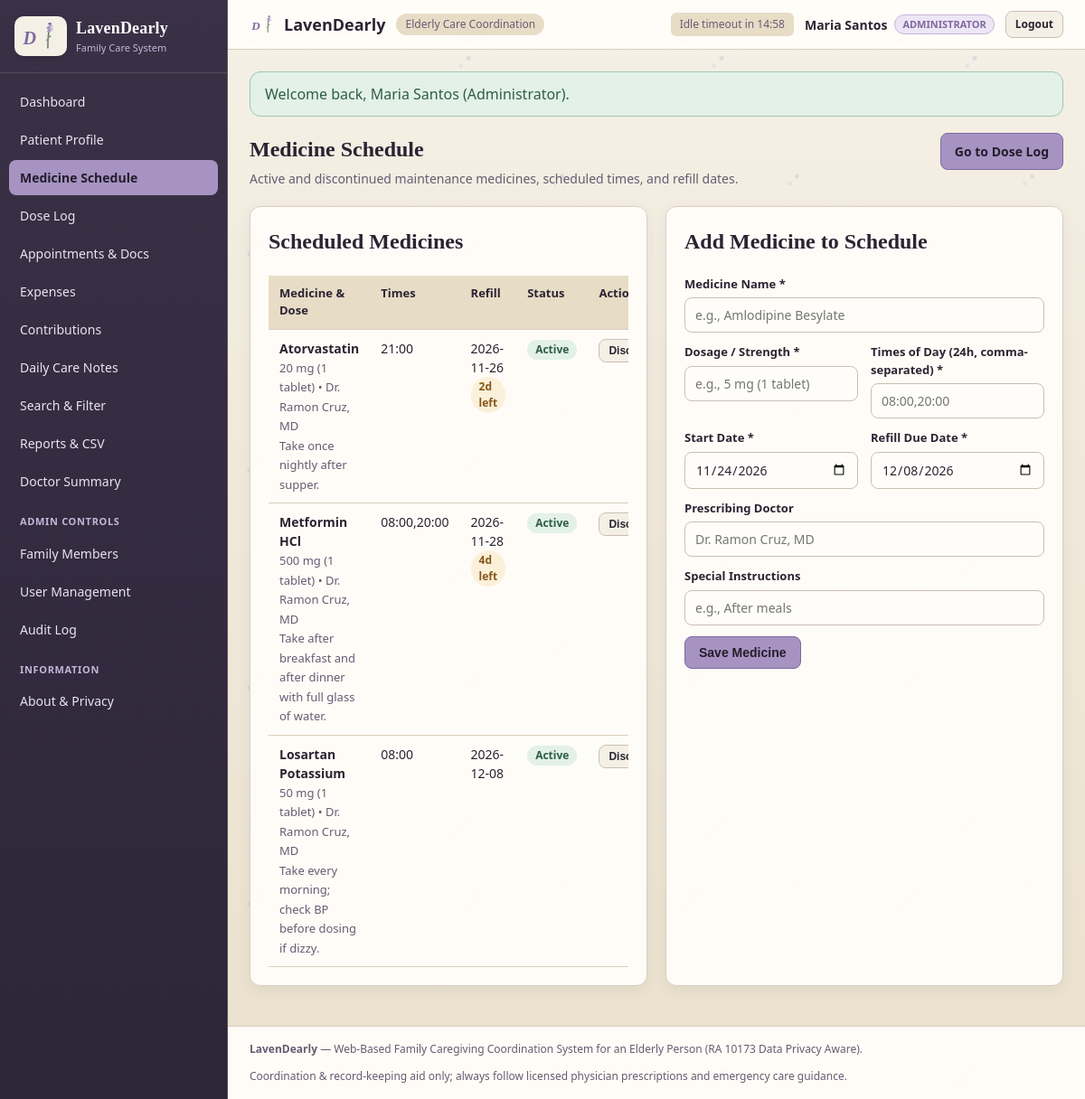
The page /medicines.php (signed in) on the database its author committed.
### tables this page shows
CREATE TABLE IF NOT EXISTS users (
  id INT AUTO_INCREMENT PRIMARY KEY,
  full_name VARCHAR(120) NOT NULL,
  email VARCHAR(140) NOT NULL UNIQUE,
  password_hash VARCHAR(255) NOT NULL,
  relationship_label VARCHAR(80) NOT NULL,
  role ENUM('administrator', 'caregiver', 'contributor') NOT NULL DEFAULT 'contributor',
  agreed_share_pct DECIMAL(5,2) NOT NULL DEFAULT 0.00,
  is_active TINYINT(1) NOT NULL DEFAULT 1,
  last_login_at DATETIME NULL,
  created_at TIMESTAMP DEFAULT CURRENT_TIMESTAMP
);

CREATE TABLE IF NOT EXISTS medicines (
  id INT AUTO_INCREMENT PRIMARY KEY,
  patient_id INT NOT NULL DEFAULT 1,
  name VARCHAR(140) NOT NULL,
  dosage VARCHAR(80) NOT NULL,
  schedule_times VARCHAR(160) NOT NULL COMMENT 'Comma-separated 24h times, e.g. 08:00,20:00',
  instructions VARCHAR(255) DEFAULT '',
  prescribing_doctor VARCHAR(140) DEFAULT '',
  start_date DATE NOT NULL,
  refill_date DATE NOT NULL,
  status ENUM('active', 'discontinued') NOT NULL DEFAULT 'active',
  created_at TIMESTAMP DEFAULT CURRENT_TIMESTAMP,
  FOREIGN KEY (patient_id) REFERENCES patients(id) ON DELETE CASCADE
);

### includes/auth.php (called while the page is built, shortened)
<?php
function e(?string $value): string {
    return htmlspecialchars((string)($value ?? ''), ENT_QUOTES | ENT_SUBSTITUTE, 'UTF-8');
}
function require_login(): array {
    $pdo = get_db();
    $stmt = $pdo->prepare('SELECT id, full_name, email, relationship_label, role, agreed_share_pct, is_active, last_login_at FROM users WHERE id = :id LIMIT 1');
    $stmt->execute([':id' => (int)$_SESSION['user_id']]);
    $user = $stmt->fetch();
    return $user;
}
function take_flash(): ?array {
    $f = $_SESSION['flash'];
    return $f;
}

### medicines.php (the view, shortened to what this page needs)
<?php
require_once __DIR__ . '/includes/auth.php';
$currentUser = require_login();
$pdo = get_db();
$canManage = in_array($currentUser['role'], ['administrator', 'caregiver'], true);
$medicines = $pdo->query('SELECT *, DATEDIFF(refill_date, CURDATE()) AS days_to_refill FROM medicines ORDER BY status ASC, refill_date ASC')->fetchAll();
$activePage = 'medicines.php';
include __DIR__ . '/includes/header.php';
?>
<div class="page-header">
  <div>
    <h1>Medicine Schedule</h1>
    <p>Active and discontinued maintenance medicines, scheduled times, and refill dates.</p>
  </div>
  <a href="doselog.php" class="btn btn-primary">Go to Dose Log</a>
</div>
<div class="grid-2">
  <div class="card">
    <h2>Scheduled Medicines</h2>
    <div class="table-wrap">
      <table>
        <thead>
          <tr><th>Medicine &amp; Dose</th><th>Times</th><th>Refill</th><th>Status</th><?php if ($canManage): ?><th>Action</th><?php endif; ?></tr>
        </thead>
        <tbody>
          <?php foreach ($medicines as $m): ?>
            <tr>
              <td>
                <strong><?= e($m['name']) ?></strong><br>
                <span class="kpi-sub"><?= e($m['dosage']) ?> • <?= e($m['prescribing_doctor']) ?></span><br>
                <span class="kpi-sub"><?= e($m['instructions']) ?></span>
              </td>
              <td><?= e($m['schedule_times']) ?></td>
              <td>
                <?= e($m['refill_date']) ?><br>
                <?php if ($m['status'] === 'active' && (int)$m['days_to_refill'] <= 7): ?>
                  <span class="badge badge-due"><?= (int)$m['days_to_refill'] ?>d left</span>
                <?php endif; ?>
              </td>
              <td><span class="badge badge-<?= e($m['status']) ?>"><?= e(ucfirst($m['status'])) ?></span></td>
              <?php if ($canManage): ?>
                <td>
                  <form method="post" action="medicines.php" style="display:inline;">
                    <button type="submit" class="btn btn-sm btn-outline">
                      <?= $m['status'] === 'active' ? 'Discontinue' : 'Reactivate' ?>
                    </button>
                  </form>
                </td>
              <?php endif; ?>
            </tr>
          <?php endforeach; ?>
        </tbody>
      </table>
    </div>
  </div>
  <div class="card">
    <h2>Add Medicine to Schedule</h2>
    <?php if (!$canManage): ?>
      <div class="flash flash-warning">Contributors have view-only access to the Medicine Schedule.</div>
    <?php else: ?>
      <form method="post" action="medicines.php">
        <div class="form-group">
          <label for="name">Medicine Name *</label>
          <input type="text" id="name" name="name" required placeholder="e.g., Amlodipine Besylate">
        </div>
        <div class="form-grid">
          <div class="form-group">
            <label for="dosage">Dosage / Strength *</label>
            <input type="text" id="dosage" name="dosage" required placeholder="e.g., 5 mg (1 tablet)">
          </div>
          <div class="form-group">
            <label for="schedule_times">Times of Day (24h, comma-separated) *</label>
            <input type="text" id="schedule_times" name="schedule_times" required placeholder="08:00,20:00">
          </div>
        </div>
        <div class="form-grid">
          <div class="form-group">
            <label for="start_date">Start Date *</label>
            <input type="date" id="start_date" name="start_date" required value="<?= date('Y-m-d') ?>">
          </div>
          <div class="form-group">
            <label for="refill_date">Refill Due Date *</label>
            <input type="date" id="refill_date" name="refill_date" required value="<?= date('Y-m-d', strtotime('+14 days')) ?>">
          </div>
        </div>
        <div class="form-group">
          <label for="prescribing_doctor">Prescribing Doctor</label>
          <input type="text" id="prescribing_doctor" name="prescribing_doctor" placeholder="Dr. Ramon Cruz, MD">
        </div>
        <div class="form-group">
          <label for="instructions">Special Instructions</label>
          <input type="text" id="instructions" name="instructions" placeholder="e.g., After meals">
        </div>
        <button type="submit" class="btn btn-primary">Save Medicine</button>
      </form>
    <?php endif; ?>
  </div>
</div>
<?php include __DIR__ . '/includes/footer.php'; ?>

### includes/header.php (shortened to what this page needs)
<?php
$currentUser = $currentUser ?? null;
$activePage = $activePage ?? basename($_SERVER['PHP_SELF']);
$flash = function_exists('take_flash') ? take_flash() : null;
$role = $currentUser['role'] ?? '';
?>
<!DOCTYPE html>
<html lang="en">
<head>
  <link rel="stylesheet" href="assets/css/style.css">
</head>
<body>
  <div class="app-shell">
    <?php if ($currentUser): ?>
    <aside class="sidebar" id="sidebar">
      <div class="brand-box">
        <div class="brand-mark" aria-hidden="true">
          <svg class="logo-svg" viewBox="0 0 64 52" xmlns="http://www.w3.org/2000/svg">
            <text x="5" y="38" fill="#7E699E" class="logo-d">D</text>
          </svg>
        </div>
        <div>
          <div class="brand-title">LavenDearly</div>
          <div class="brand-sub">Family Care System</div>
        </div>
      </div>
      <nav class="nav-list">
        <a href="dashboard.php" class="nav-item <?= $activePage === 'dashboard.php' ? 'active' : '' ?>">Dashboard</a>
        <a href="patient.php" class="nav-item <?= $activePage === 'patient.php' ? 'active' : '' ?>">Patient Profile</a>
        <a href="medicines.php" class="nav-item <?= $activePage === 'medicines.php' ? 'active' : '' ?>">Medicine Schedule</a>
        <a href="doselog.php" class="nav-item <?= $activePage === 'doselog.php' ? 'active' : '' ?>">Dose Log</a>
        <a href="appointments.php" class="nav-item <?= $activePage === 'appointments.php' ? 'active' : '' ?>">Appointments &amp; Docs</a>
        <a href="expenses.php" class="nav-item <?= $activePage === 'expenses.php' ? 'active' : '' ?>">Expenses</a>
        <a href="contributions.php" class="nav-item <?= $activePage === 'contributions.php' ? 'active' : '' ?>">Contributions</a>
        <a href="notes.php" class="nav-item <?= $activePage === 'notes.php' ? 'active' : '' ?>">Daily Care Notes</a>
        <a href="search.php" class="nav-item <?= $activePage === 'search.php' ? 'active' : '' ?>">Search &amp; Filter</a>
        <a href="reports.php" class="nav-item <?= $activePage === 'reports.php' ? 'active' : '' ?>">Reports &amp; CSV</a>
        <a href="summary.php" class="nav-item <?= $activePage === 'summary.php' ? 'active' : '' ?>">Doctor Summary</a>
        <?php if ($role === 'administrator'): ?>
          <div class="nav-divider">Admin Controls</div>
          <a href="members.php" class="nav-item <?= $activePage === 'members.php' ? 'active' : '' ?>">Family Members</a>
          <a href="users.php" class="nav-item <?= $activePage === 'users.php' ? 'active' : '' ?>">User Management</a>
          <a href="audit.php" class="nav-item <?= $activePage === 'audit.php' ? 'active' : '' ?>">Audit Log</a>
        <?php endif; ?>
        <div class="nav-divider">Information</div>
        <a href="about.php" class="nav-item <?= $activePage === 'about.php' ? 'active' : '' ?>">About &amp; Privacy</a>
      </nav>
    </aside>
    <?php endif; ?>
    <div class="main-column">
      <header class="topbar">
        <div class="topbar-left">
          <a href="<?= $currentUser ? 'dashboard.php' : 'index.php' ?>" class="topbar-brand-group">
            <svg class="topbar-logo-mini" viewBox="0 0 64 52" xmlns="http://www.w3.org/2000/svg" aria-hidden="true">
              <text x="5" y="38" fill="#7E699E" class="logo-d">D</text>
            </svg>
            <span>LavenDearly</span>
          </a>
          <span class="topbar-tag">Elderly Care Coordination</span>
        </div>
        <div class="topbar-right">
          <?php if ($currentUser): ?>
            <span class="session-badge" id="sessionTimer">Session active</span>
            <div class="user-pill">
              <strong><?= e($currentUser['full_name']) ?></strong>
              <span class="role-badge role-<?= e($currentUser['role']) ?>"><?= e(ucfirst($currentUser['role'])) ?></span>
            </div>
            <a href="logout.php" class="btn btn-sm btn-outline">Logout</a>
          <?php else: ?>
            <a href="about.php" class="btn btn-sm btn-ghost">About</a>
            <a href="login.php" class="btn btn-sm btn-primary">Login</a>
          <?php endif; ?>
        </div>
      </header>
      <main class="content-area">
        <?php if ($flash): ?>
          <div class="flash flash-<?= e($flash['type']) ?>"><?= e($flash['message']) ?></div>
        <?php endif; ?>

### rows shown on the page
users: full_name "Maria Santos", role "ADMINISTRATOR"
medicines: name "Atorvastatin", dosage "20 mg (1 tablet)", prescribing_doctor "Dr. Ramon Cruz, MD", instructions "Take once nightly after supper.", schedule_times "21:00", refill_date "2026-11-26", days_to_refill "2", status "Active", shows "Discontinue"
medicines: name "Metformin HCl", dosage "500 mg (1 tablet)", prescribing_doctor "Dr. Ramon Cruz, MD", instructions "Take after breakfast and after dinner with full glass of water.", schedule_times "08:00,20:00", refill_date "2026-11-28", days_to_refill "4", status "Active", shows "Discontinue"
medicines: name "Losartan Potassium", dosage "50 mg (1 tablet)", prescribing_doctor "Dr. Ramon Cruz, MD", instructions "Take every morning; check BP before dosing if dizzy.", schedule_times "08:00", refill_date "2026-12-08", status "Active", shows "Discontinue"

### other values the page prints
$flash['message'] "Welcome back, Maria Santos (Administrator)."
